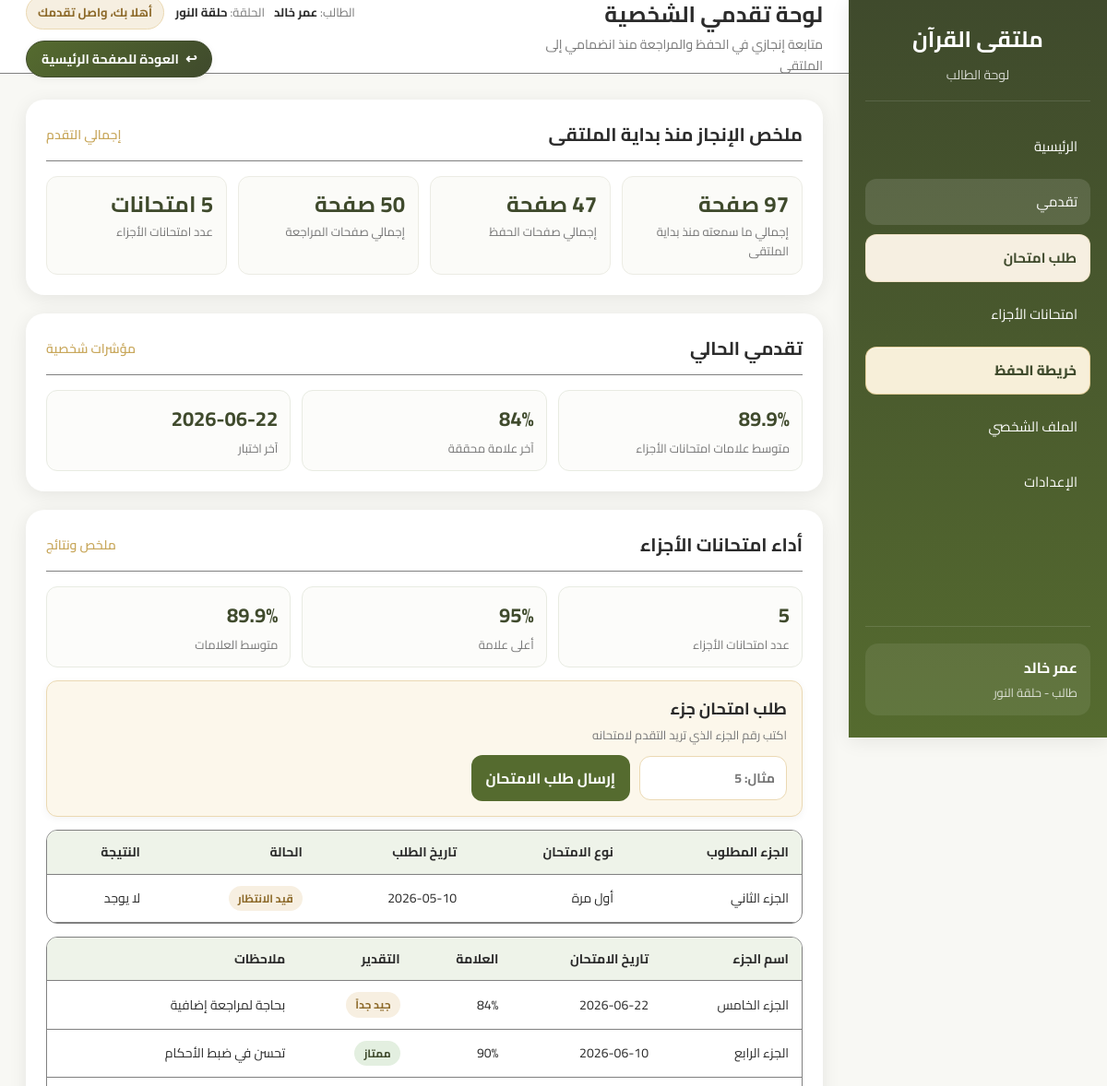
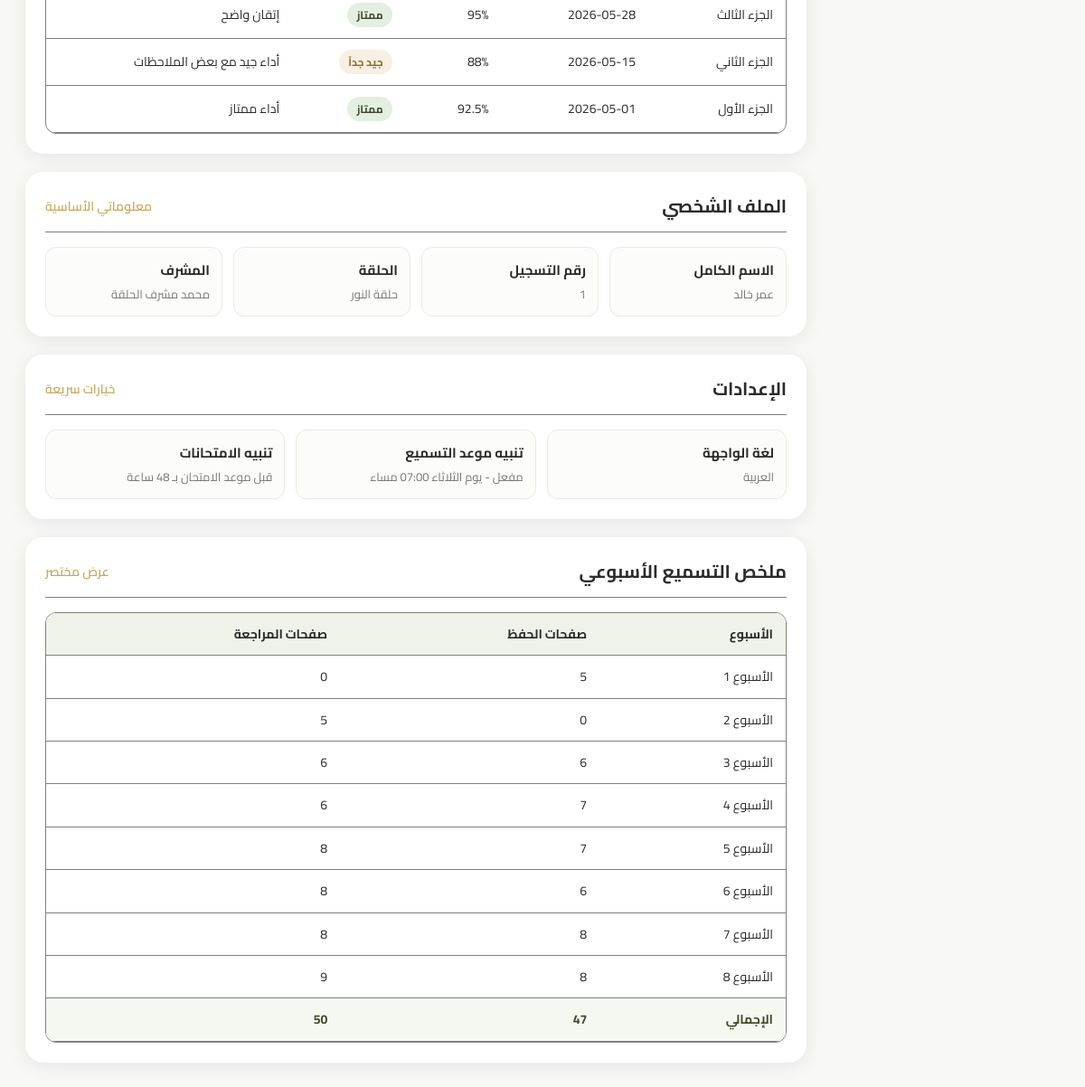
Page /pages/student-dashboard.php (signed in) on the committed database (2 pictures, top to bottom).
### tables this page shows
CREATE TABLE `students` (
  `student_id` int(11) NOT NULL,
  `user_id` int(11) NOT NULL,
  `halqa_id` int(11) NOT NULL,
  `name` varchar(150) NOT NULL,
  `phone` varchar(20) DEFAULT NULL,
  `student_type` enum('حفظ','تثبيت') NOT NULL,
  `points` int(11) DEFAULT 0
);

CREATE TABLE `halqas` (
  `halqa_id` int(11) NOT NULL,
  `college_id` int(11) NOT NULL,
  `supervisor_id` int(11) NOT NULL,
  `name` varchar(150) NOT NULL
);

CREATE TABLE `exams` (
  `exam_id` int(11) NOT NULL,
  `request_id` int(11) DEFAULT NULL,
  `student_id` int(11) NOT NULL,
  `part_name` varchar(100) NOT NULL,
  `score` decimal(5,2) NOT NULL,
  `grade` varchar(50) DEFAULT NULL,
  `exam_date` date NOT NULL,
  `week_id` int(11) DEFAULT NULL,
  `exam_admin_id` int(11) DEFAULT NULL,
  `examiner_supervisor_id` int(11) DEFAULT NULL,
  `notes` text DEFAULT NULL
);

CREATE TABLE `exam_requests` (
  `request_id` int(11) NOT NULL,
  `student_id` int(11) NOT NULL,
  `requested_part` varchar(100) NOT NULL,
  `exam_type` enum('first_time','retake','revision') DEFAULT 'first_time',
  `status` enum('pending','approved','assigned','rejected','completed') DEFAULT 'pending',
  `request_date` date NOT NULL,
  `week_id` int(11) DEFAULT NULL,
  `exam_admin_id` int(11) DEFAULT NULL,
  `examiner_supervisor_id` int(11) DEFAULT NULL,
  `notes` text DEFAULT NULL
);

CREATE TABLE `supervisors` (
  `supervisor_id` int(11) NOT NULL,
  `user_id` int(11) NOT NULL,
  `name` varchar(150) NOT NULL,
  `phone` varchar(20) DEFAULT NULL
);

### pages/student-dashboard.php (the view, shortened to what the rows shown need)
<?php
require_once __DIR__ . "/../php/db_connect.php";
function e($value)
{
    return htmlspecialchars((string) $value, ENT_QUOTES, "UTF-8");
}
function fallbackValue($value, $fallback)
{
    return ($value === null || $value === "") ? $fallback : $value;
}
function formatNumberValue($value)
{
    $number = (float) $value;
    if (floor($number) == $number) {
        return (string) (int) $number;
    }
    return rtrim(rtrim(number_format($number, 1, ".", ""), "0"), ".");
}
function formatPercentValue($value, $fallback)
{
    return formatNumberValue($value) . "%";
}
function gradeBadgeClass($grade, $score)
{
    if (strpos((string) $grade, "ممتاز") !== false || (float) $score >= 90) {
        return "grade-excellent";
    }
    if (strpos((string) $grade, "جيد جدا") !== false || strpos((string) $grade, "جيد جداً") !== false || (float) $score >= 85) {
        return "grade-good";
    }
    return "grade-mid";
}
function examTypeLabel($type)
{
    if ($type === "first_time") {
        return "أول مرة";
    }
    return "لا يوجد";
}
function requestStatusLabel($status, $examId)
{
    if ($status === "pending") {
        return "قيد الانتظار";
    }
    return "لا يوجد";
}
function requestStatusClass($status, $examId)
{
    return "status-pending";
}
$userId = $_SESSION["user_id"];
$studentStmt = $pdo->prepare("
    SELECT
        students.student_id,
        students.name AS student_name,
        users.username,
        halqas.name AS halqa_name,
        supervisors.name AS supervisor_name
    FROM students
    JOIN users ON students.user_id = users.user_id
    LEFT JOIN halqas ON students.halqa_id = halqas.halqa_id
    LEFT JOIN supervisors ON halqas.supervisor_id = supervisors.supervisor_id
    WHERE students.user_id = ?
    LIMIT 1
");
$studentStmt->execute(array($userId));
$student = $studentStmt->fetch(PDO::FETCH_ASSOC);
$studentId = $student["student_id"];
$studentName = fallbackValue($student["student_name"], fallbackValue(isset($_SESSION["username"]) ? $_SESSION["username"] : "", "لا يوجد"));
$halqaName = fallbackValue($student["halqa_name"], "لا يوجد");
$supervisorName = fallbackValue($student["supervisor_name"], "لا يوجد");
$latestExamStmt = $pdo->prepare("
    SELECT score, exam_date
    FROM exams
    WHERE student_id = ?
    ORDER BY exam_date DESC, exam_id DESC
    LIMIT 1
");
$latestExamStmt->execute(array($studentId));
$latestExam = $latestExamStmt->fetch(PDO::FETCH_ASSOC);
$examsStmt = $pdo->prepare("
    SELECT part_name, exam_date, score, grade, notes
    FROM exams
    WHERE student_id = ?
    ORDER BY exam_date DESC, exam_id DESC
");
$examsStmt->execute(array($studentId));
$exams = $examsStmt->fetchAll(PDO::FETCH_ASSOC);
$examRequestsStmt = $pdo->prepare("
    SELECT
        exam_requests.requested_part,
        exam_requests.exam_type,
        exam_requests.status,
        exam_requests.request_date,
        exams.exam_id,
        exams.score
    FROM exam_requests
    LEFT JOIN exams ON exams.request_id = exam_requests.request_id
    WHERE exam_requests.student_id = ?
    ORDER BY exam_requests.request_date DESC, exam_requests.request_id DESC
");
$examRequestsStmt->execute(array($studentId));
$examRequests = $examRequestsStmt->fetchAll(PDO::FETCH_ASSOC);
?>
<!DOCTYPE html>
<html lang="ar" dir="rtl">
<head>
    <link rel="stylesheet" href="../assets/css/variables.css">
    <link rel="stylesheet" href="../assets/css/reset.css">
    <link rel="stylesheet" href="../assets/css/global.css">
    <link rel="stylesheet" href="../assets/css/layout.css">
    <link rel="stylesheet" href="../assets/css/student-dashboard.css">
</head>
<body>
<div class="app-layout">
    <aside class="sidebar">
        <div class="sidebar-top">
            <div class="sidebar-brand">
                <h2>ملتقى القرآن</h2>
            </div>
        </div>
        <div class="sidebar-bottom">
            <div class="sidebar-user">
                <h4><?php echo e($studentName); ?></h4>
                <p>طالب - <?php echo e($halqaName); ?></p>
            </div>
        </div>
    </aside>
    <main class="main-area">
        <header class="topbar">
            <div class="topbar-right">
                <h1>لوحة تقدمي الشخصية</h1>
            </div>
            <div class="topbar-left">
                <div class="topbar-context">
                    <span>الطالب: <strong><?php echo e($studentName); ?></strong></span>
                    <span>الحلقة: <strong><?php echo e($halqaName); ?></strong></span>
                </div>
            </div>
        </header>
        <section class="page-content">
            <section id="overview" class="dashboard-section card" data-section>
                <div class="panel-header">
                    <h2>ملخص الإنجاز منذ بداية الملتقى</h2>
                </div>
            </section>
            <section id="progress" class="dashboard-section card" data-section>
                <div class="panel-header">
                    <h2>تقدمي الحالي</h2>
                </div>
                <div class="progress-grid">
                    <article class="progress-item">
                        <h3><?php echo e($latestExam ? formatPercentValue($latestExam["score"], "لا يوجد") : "لا يوجد"); ?></h3>
                        <p>آخر علامة محققة</p>
                    </article>
                    <article class="progress-item">
                        <h3><?php echo e($latestExam ? $latestExam["exam_date"] : "لم يتم التسجيل بعد"); ?></h3>
                        <p>آخر اختبار</p>
                    </article>
                </div>
            </section>
            <section id="part-exams" class="dashboard-section card" data-section>
                <div class="panel-header">
                    <h2>أداء امتحانات الأجزاء</h2>
                </div>
                <div class="table-wrap section-table-gap">
                    <table class="data-table exam-requests-table">
                        <thead>
                        <tr>
                            <th>الجزء المطلوب</th>
                            <th>نوع الامتحان</th>
                            <th>تاريخ الطلب</th>
                            <th>الحالة</th>
                            <th>النتيجة</th>
                        </tr>
                        </thead>
                        <tbody>
                        <?php if (count($examRequests) === 0): ?>
                        <tr>
                            <td colspan="5">لا يوجد</td>
                        </tr>
                        <?php else: ?>
                        <?php foreach ($examRequests as $request): ?>
                        <tr>
                            <td><?php echo e(fallbackValue($request["requested_part"], "لا يوجد")); ?></td>
                            <td><?php echo e(examTypeLabel($request["exam_type"])); ?></td>
                            <td><?php echo e(fallbackValue($request["request_date"], "لا يوجد")); ?></td>
                            <td><span class="request-status-badge <?php echo e(requestStatusClass($request["status"], $request["exam_id"])); ?>"><?php echo e(requestStatusLabel($request["status"], $request["exam_id"])); ?></span></td>
                            <td><?php echo $request["exam_id"] ? e(formatPercentValue($request["score"], "0")) : e("لا يوجد"); ?></td>
                        </tr>
                        <?php endforeach; ?>
                        <?php endif; ?>
                        </tbody>
                    </table>
                </div>
                <div class="table-wrap section-table-gap">
                    <table class="data-table exams-table">
                        <thead>
                        <tr>
                            <th>اسم الجزء</th>
                            <th>تاريخ الامتحان</th>
                            <th>العلامة</th>
                            <th>التقدير</th>
                            <th>ملاحظات</th>
                        </tr>
                        </thead>
                        <tbody>
                        <?php if (count($exams) === 0): ?>
                        <tr>
                            <td colspan="5">لا يوجد</td>
                        </tr>
                        <?php else: ?>
                        <?php foreach ($exams as $exam): ?>
                        <tr>
                            <td><?php echo e($exam["part_name"]); ?></td>
                            <td><?php echo e($exam["exam_date"]); ?></td>
                            <td><?php echo e(formatPercentValue($exam["score"], "0")); ?></td>
                            <td><span class="grade-badge <?php echo e(gradeBadgeClass($exam["grade"], $exam["score"])); ?>"><?php echo e(fallbackValue($exam["grade"], "لا يوجد")); ?></span></td>
                            <td><?php echo e(fallbackValue($exam["notes"], "لا يوجد")); ?></td>
                        </tr>
                        <?php endforeach; ?>
                        <?php endif; ?>
                        </tbody>
                    </table>
                </div>
            </section>
            <section id="profile" class="dashboard-section card" data-section>
                <div class="panel-header">
                    <h2>الملف الشخصي</h2>
                </div>
                <div class="info-grid">
                    <div class="info-item">
                        <h3>الاسم الكامل</h3>
                        <p><?php echo e($studentName); ?></p>
                    </div>
                    <div class="info-item">
                        <h3>رقم التسجيل</h3>
                        <p><?php echo e($studentId); ?></p>
                    </div>
                    <div class="info-item">
                        <h3>الحلقة</h3>
                        <p><?php echo e($halqaName); ?></p>
                    </div>
                    <div class="info-item">
                        <h3>المشرف</h3>
                        <p><?php echo e($supervisorName); ?></p>
                    </div>
                </div>
            </section>
            <section id="settings" class="dashboard-section card" data-section>
                <div class="panel-header">
                    <h2>الإعدادات</h2>
                </div>
            </section>
            <section id="weekly-summary" class="dashboard-section card" data-section>
                <div class="panel-header">
                    <h2>ملخص التسميع الأسبوعي</h2>
                </div>
                <div class="table-wrap">
                    <table class="data-table weekly-summary-table">
                        <thead>
                        <tr>
                            <th>الأسبوع</th>
                            <th>صفحات الحفظ</th>
                            <th>صفحات المراجعة</th>
                        </tr>
                        </thead>
                    </table>
                </div>
            </section>
        </section>
    </main>
</div>
</body>
</html>

### rows in the picture
students: name "عمر خالد", halqa.name "حلقة النور", student_id "1", supervisors.name "محمد مشرف الحلقة"
exams: score "84%", exam_date "2026-06-22", part_name "الجزء الخامس", grade "جيد جداً", notes "بحاجة لمراجعة إضافية"
exam_requests: requested_part "الجزء الثاني", exam_type "أول مرة", request_date "2026-05-10", exam_id "قيد الانتظار"
exams: part_name "الجزء الرابع", exam_date "2026-06-10", score "90%", grade "ممتاز", notes "تحسن في ضبط الأحكام"
exams: part_name "الجزء الثالث", exam_date "2026-05-28", score "95%", grade "ممتاز", notes "إتقان واضح"
exams: part_name "الجزء الثاني", exam_date "2026-05-15", score "88%", grade "جيد جداً", notes "أداء جيد مع بعض الملاحظات"
exams: part_name "الجزء الأول", exam_date "2026-05-01", score "92.5%", grade "ممتاز", notes "أداء ممتاز"

### other values in the picture
formatPercentValue($examStats["average_score"], "0") "89.9%"
formatNumberValue($examStats["exams_count"]) "5"
formatPercentValue($examStats["highest_score"], "0") "95%"
$weeklyRow["week_number"] "1"
formatNumberValue($weeklyRow["memorization_pages"]) "5"
formatNumberValue($weeklyRow["revision_pages"]) "0"
$weeklyRow["week_number"] "2"
formatNumberValue($weeklyRow["memorization_pages"]) "0"
formatNumberValue($weeklyRow["revision_pages"]) "5"
$weeklyRow["week_number"] "3"
formatNumberValue($weeklyRow["memorization_pages"]) "6"
formatNumberValue($weeklyRow["revision_pages"]) "6"
$weeklyRow["week_number"] "4"
formatNumberValue($weeklyRow["memorization_pages"]) "7"
$weeklyRow["week_number"] "5"
